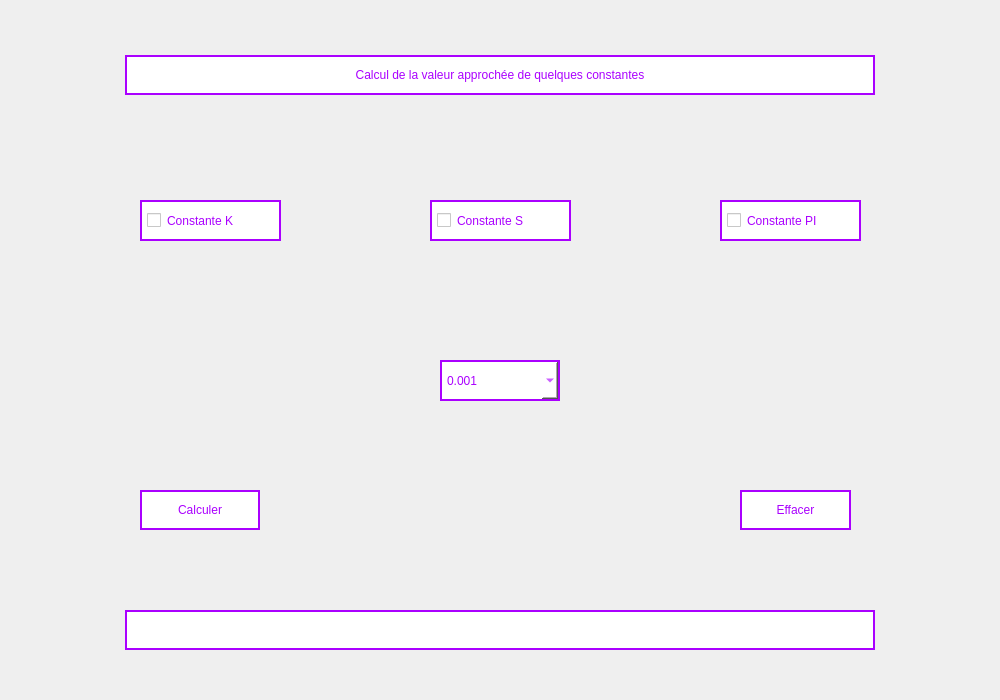
<?xml version="1.0" encoding="UTF-8"?>
<ui version="4.0">
 <class>Form</class>
 <widget class="QWidget" name="Form">
  <property name="geometry">
   <rect>
    <x>0</x>
    <y>0</y>
    <width>1000</width>
    <height>700</height>
   </rect>
  </property>
  <property name="windowTitle">
   <string>Form</string>
  </property>
  <widget class="QLabel" name="label">
   <property name="geometry">
    <rect>
     <x>125</x>
     <y>55</y>
     <width>750</width>
     <height>40</height>
    </rect>
   </property>
   <property name="styleSheet">
    <string notr="true">background-color: white;
color: rgb(170, 0, 255);
border: 2px solid rgb(170, 0, 255);
font: 75 14pt &quot;MS Shell Dlg 2&quot;;</string>
   </property>
   <property name="text">
    <string>Calcul de la valeur approchée de quelques constantes</string>
   </property>
   <property name="alignment">
    <set>Qt::AlignCenter</set>
   </property>
  </widget>
  <widget class="QCheckBox" name="checkBox_K">
   <property name="geometry">
    <rect>
     <x>140</x>
     <y>200</y>
     <width>141</width>
     <height>41</height>
    </rect>
   </property>
   <property name="styleSheet">
    <string notr="true">background-color: white;
color: rgb(170, 0, 255);
border: 2px solid rgb(170, 0, 255);
font: 75 11pt &quot;MS Shell Dlg 2&quot;;
padding: 10px 5px;</string>
   </property>
   <property name="text">
    <string>Constante K</string>
   </property>
  </widget>
  <widget class="QCheckBox" name="checkBox_S">
   <property name="geometry">
    <rect>
     <x>430</x>
     <y>200</y>
     <width>141</width>
     <height>41</height>
    </rect>
   </property>
   <property name="styleSheet">
    <string notr="true">background-color: white;
color: rgb(170, 0, 255);
border: 2px solid rgb(170, 0, 255);
font: 75 11pt &quot;MS Shell Dlg 2&quot;;
padding: 10px 5px;</string>
   </property>
   <property name="text">
    <string>Constante S</string>
   </property>
  </widget>
  <widget class="QCheckBox" name="checkBox_PI">
   <property name="geometry">
    <rect>
     <x>720</x>
     <y>200</y>
     <width>141</width>
     <height>41</height>
    </rect>
   </property>
   <property name="styleSheet">
    <string notr="true">background-color: white;
color: rgb(170, 0, 255);
border: 2px solid rgb(170, 0, 255);
font: 75 11pt &quot;MS Shell Dlg 2&quot;;
padding: 10px 5px;</string>
   </property>
   <property name="text">
    <string>Constante PI</string>
   </property>
  </widget>
  <widget class="QComboBox" name="comboBox">
   <property name="geometry">
    <rect>
     <x>440</x>
     <y>360</y>
     <width>120</width>
     <height>41</height>
    </rect>
   </property>
   <property name="styleSheet">
    <string notr="true">background-color: white;
color: rgb(170, 0, 255);
border: 2px solid rgb(170, 0, 255);
font: 75 11pt &quot;MS Shell Dlg 2&quot;;
padding: 10px 5px;</string>
   </property>
   <item>
    <property name="text">
     <string>0.001</string>
    </property>
   </item>
   <item>
    <property name="text">
     <string>0.0001</string>
    </property>
   </item>
   <item>
    <property name="text">
     <string>0.00001</string>
    </property>
   </item>
   <item>
    <property name="text">
     <string>0.000001</string>
    </property>
   </item>
  </widget>
  <widget class="QPushButton" name="pushButton">
   <property name="geometry">
    <rect>
     <x>140</x>
     <y>490</y>
     <width>120</width>
     <height>40</height>
    </rect>
   </property>
   <property name="styleSheet">
    <string notr="true">background-color: white;
color: rgb(170, 0, 255);
border: 2px solid rgb(170, 0, 255);
font: 75 11pt &quot;MS Shell Dlg 2&quot;;
padding: 10px 5px;</string>
   </property>
   <property name="text">
    <string>Calculer</string>
   </property>
  </widget>
  <widget class="QPushButton" name="pushButton_2">
   <property name="geometry">
    <rect>
     <x>740</x>
     <y>490</y>
     <width>111</width>
     <height>40</height>
    </rect>
   </property>
   <property name="styleSheet">
    <string notr="true">background-color: white;
color: rgb(170, 0, 255);
border: 2px solid rgb(170, 0, 255);
font: 75 11pt &quot;MS Shell Dlg 2&quot;;
padding: 10px 5px;</string>
   </property>
   <property name="text">
    <string>Effacer</string>
   </property>
  </widget>
  <widget class="QLabel" name="resultLabel">
   <property name="geometry">
    <rect>
     <x>125</x>
     <y>610</y>
     <width>750</width>
     <height>40</height>
    </rect>
   </property>
   <property name="styleSheet">
    <string notr="true">background-color: white;
color: rgb(170, 0, 255);
border: 2px solid rgb(170, 0, 255);
font: 75 14pt &quot;MS Shell Dlg 2&quot;;</string>
   </property>
   <property name="text">
    <string/>
   </property>
   <property name="alignment">
    <set>Qt::AlignCenter</set>
   </property>
  </widget>
 </widget>
 <resources/>
 <connections/>
</ui>
